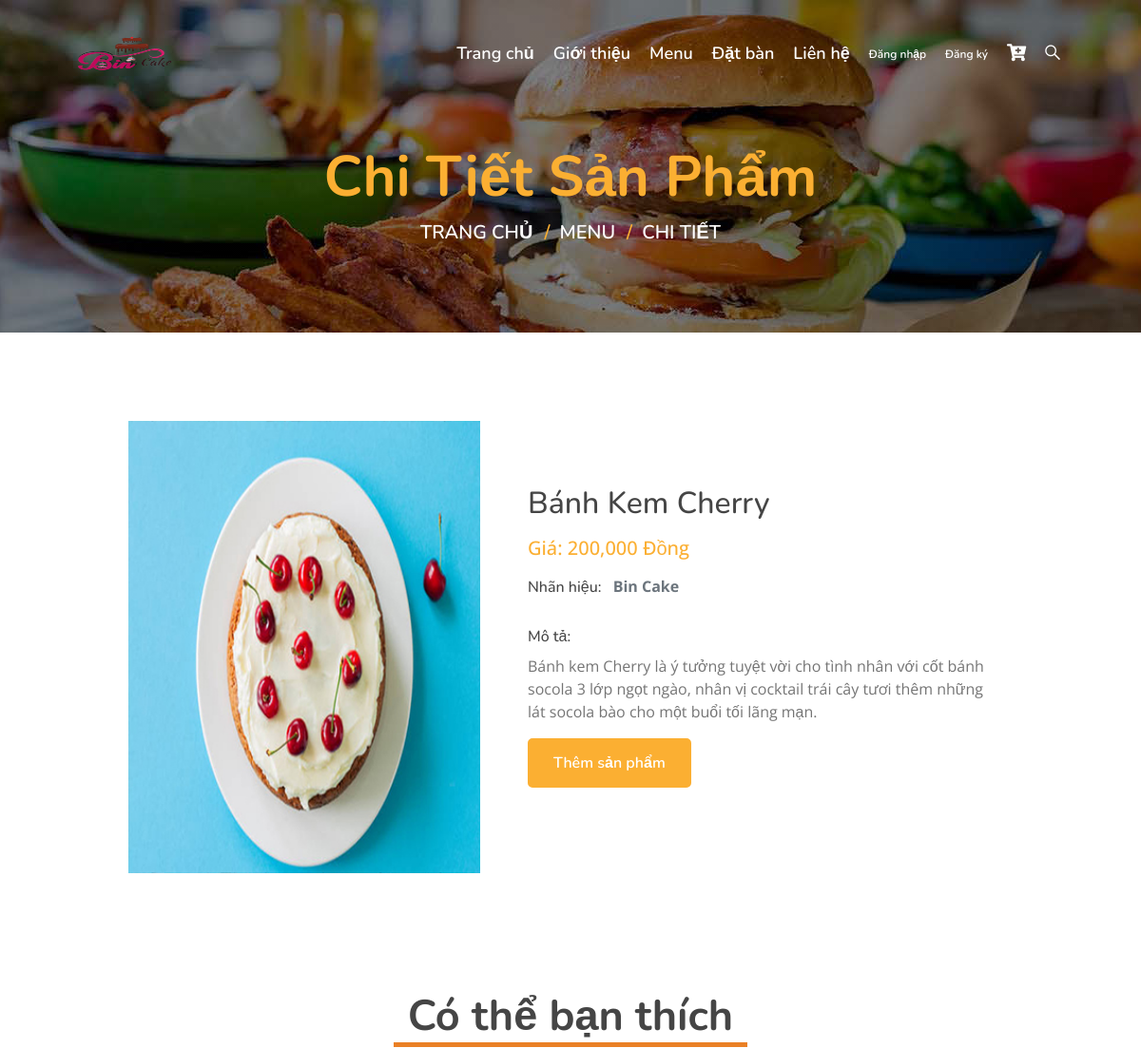
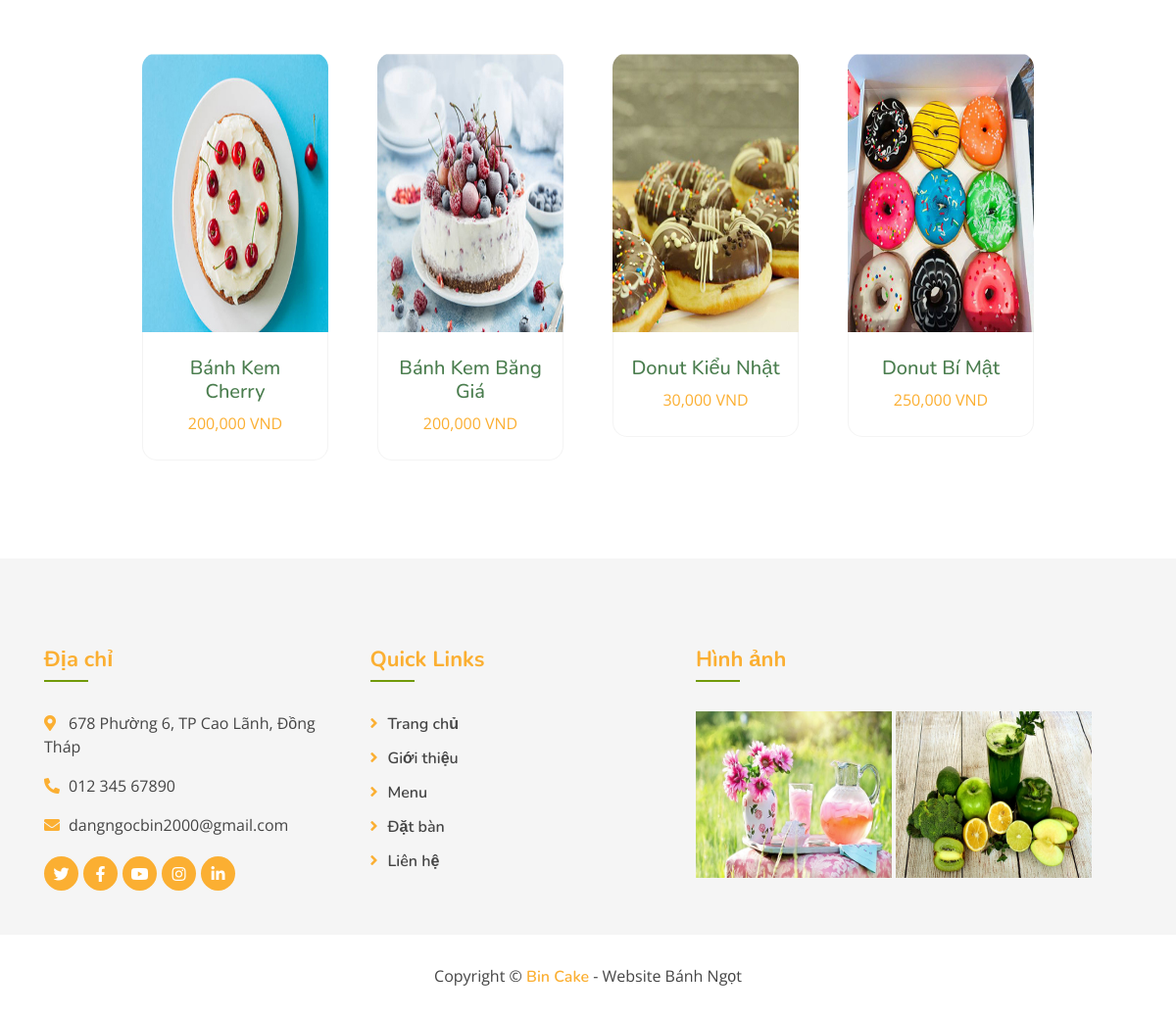
Screenshot of /clients/index.php?quanly=product&id=7 with the database file from the repository (2 pictures, top to bottom).
### tables this page shows
CREATE TABLE `tbl_sanpham` (
  `id_sanpham` int(11) NOT NULL,
  `ten_sanpham` varchar(100) NOT NULL,
  `soluong` int(11) NOT NULL,
  `chitiet_sanpham` varchar(10000) NOT NULL,
  `gia_sanpham` int(11) NOT NULL,
  `hinhanh` varchar(100) NOT NULL,
  `hienthi` int(11) NOT NULL DEFAULT 0,
  `id_danhmuc` int(11) NOT NULL,
  `hot` int(11) NOT NULL DEFAULT 2,
  `nhanhieu` varchar(100) NOT NULL DEFAULT 'Bin Cake',
  `soluongban` int(11) NOT NULL
);

### clients/include/product.php (the view, shortened to what this page needs)
<?php
    if(isset($_GET['id'])){
        $id=$_GET['id'];
    }else{
        $id='';
    }
    $sql_chitiet=mysqli_query($con,"SELECT * FROM tbl_sanpham WHERE id_sanpham=$id");
?>
<div class="page-header mb-0">
            <div class="container">
                <div class="row">
                    <div class="col-12">
                        <h2>Chi Tiết Sản Phẩm</h2>
                    </div>
                    <div class="col-12">
                        <a href="">Trang chủ</a>
                        <a href="">Menu</a>
                        <a href="">Chi tiết</a>
                    </div>
                </div>
            </div>
        </div>
        <?php
            while($row_chitiet=mysqli_fetch_array($sql_chitiet)){
        ?>
        <section class="team " >
            <div class="container pb-5" >
                <div class="row">
                    <div class="col-lg-5 mt-5">
                        <div class=" mb-3">
                            <img src="./public/images/anh/<?php echo $row_chitiet['hinhanh']?>" alt="Card image cap" id="product-detail" height="100%" width="100%">
                        </div>
                    </div>
                    <div class="col-lg-7 mt-5">
                            <div class="card-body">
                                <br>
                                <br>
                                <h1 class="h2"><?php echo $row_chitiet['ten_sanpham']?></h1>
                                <p class="h5 py-2" style="color: #fbaf32;">Giá: <?php echo number_format($row_chitiet['gia_sanpham'])?> Đồng</p>
                                <ul class="list-inline">
                                    <li class="list-inline-item">
                                        <h6>Nhãn hiệu:</h6>
                                    </li>
                                    <li class="list-inline-item">
                                        <p class="text-muted"><strong><?php echo $row_chitiet['nhanhieu']?></strong></p>
                                    </li>
                                </ul>
                                <h6>Mô tả:</h6>
                                <p><?php echo $row_chitiet['chitiet_sanpham']?> </p>
                                <form action="?quanly=cart" method="POST">
                                    <div class="row pb-3">
                                        <div class="col d-grid">
                                            <button type="submit" class="btn custom-btn" name="themgiohang">Thêm sản phẩm</button>
                                        </div>
                                    </div>
                                </form>
                            </div>
                    </div>
                </div>
            </div>
        </section>
        <div class="team">
            <div class="container">
                <div class="section-header text-center">
                    <h2 style="border-bottom: 5px solid #ea8025; width: 40%; margin-left: 30%;">Có thể bạn thích</h2>
                </div>
                <div class="row">
                <?php
                    $sql_sphot = mysqli_query($con,"SELECT * FROM tbl_sanpham WHERE hot='1' ORDER BY id_sanpham ASC LIMIT 4");
                    while($row_sphot=mysqli_fetch_array($sql_sphot)){
                ?>
                    <div class="col-lg-3 col-md-6">
                        <div class="team-item">
                            <div class="team-img">
                                <img src="./public/images/anh/<?php echo $row_sphot['hinhanh']?>" alt="Image" width="120px" height="270px">
                                <form action="?quanly=cart" method="POST">
                                <div class="team-social">
                                        <button type="submit" name="themgiohang" style="border:none;background:none;outline:none;"><a class="btn custom-btn"  ><i class="fas fa-cart-plus"></i></a>  </button>
                                </div>
                                </form>
                            </div>
                            <div class="team-text">
                                <h5 style="color: #4a7d4e;"><?php echo $row_sphot['ten_sanpham']?></h5>
                                <p style="color: #634202;"><span style="color:#fbaf32;"><?php echo number_format($row_sphot['gia_sanpham'])?> VND</span></p>
                            </div>
                        </div>
                    </div>
                <?php
                    }
                ?>
                </div>
            </div>
        </div>
        <?php
            }
        ?>

### clients/public/css/style.css (style rules this page uses)
body { color: #757575; background: #ffffff; font-family: 'open sans', sans-serif; }
h1, h2, h3, h4, h5, h6 { color: #454545; font-family: 'Nunito', sans-serif; }
a { font-family: 'Nunito', sans-serif; font-weight: 600; color: #fbaf32; transition: .3s; }
.btn.custom-btn { padding: 12px 25px; font-family: 'Nunito', sans-serif; font-size: 16px; font-weight: 600; color: #ffffff; background: #fbaf32; border: 2px solid #fbaf32; border-radius: 5px; transition: .5s; }
.page-header { position: relative; margin-bottom: 45px; padding: 150px 0 90px 0; text-align: center; background: linear-gradient(rgba(0, 0, 0, .5), rgba(0, 0, 0, .5)), url(../images/homepage/header.jpg); background-position: center; background-repeat: no-repeat; background-size: cover; }
.page-header h2 { position: relative; color: #fbaf32; font-size: 60px; font-weight: 700; }
.page-header a { position: relative; padding: 0 12px; font-size: 20px; text-transform: uppercase; color: #ffffff; }
.page-header a::after { position: absolute; content: "/"; width: 8px; height: 8px; top: -1px; right: -7px; text-align: center; color: #fbaf32; }
.page-header a:last-child::after { display: none; }
.section-header { position: relative; margin-bottom: 45px; }
.section-header h2 { margin: 0; position: relative; font-size: 45px; font-weight: 700; }
.team { position: relative; width: 80%; padding: 45px 0 15px 0; margin: 0 auto; }
.team .team-item { position: relative; margin-bottom: 30px; background: #ffffff; padding: 10px; }
.team .team-img { position: relative; border-radius: 15px 15px 0 0; overflow: hidden; }
.team .team-img img { position: relative; width: 100%; margin-top: 15px; transform: scale(1.1); transition: .3s; }
.team .team-social { position: absolute; width: 100%; height: 100%; top: 0; left: 0; display: flex; align-items: center; justify-content: center; transition: .5s; }
.team .team-text { position: relative; padding: 25px 15px; text-align: center; background: #ffffff; border: 1px solid rgba(105, 105, 105, 0.07); border-top: none; border-radius: 0 0 15px 15px; }
.team .team-text p { margin: 0; font-size: 16px; }

### rows the page displays
tbl_sanpham: hinhanh (picture), ten_sanpham "Bánh Kem Cherry", gia_sanpham "200,000", nhanhieu "Bin Cake", chitiet_sanpham "Bánh kem Cherry là ý tưởng tuyệt vời cho tình nhân với cốt bánh socola 3 lớp ngọt ngào, nhân vị cocktail trái cây tươi thêm những lát socola bào cho một buổi tối lãng mạn."
tbl_sanpham: hinhanh (picture), ten_sanpham "Bánh Kem Băng Giá", gia_sanpham "200,000"
tbl_sanpham: hinhanh (picture), ten_sanpham "Donut Kiểu Nhật", gia_sanpham "30,000"
tbl_sanpham: hinhanh (picture), ten_sanpham "Donut Bí Mật", gia_sanpham "250,000"
